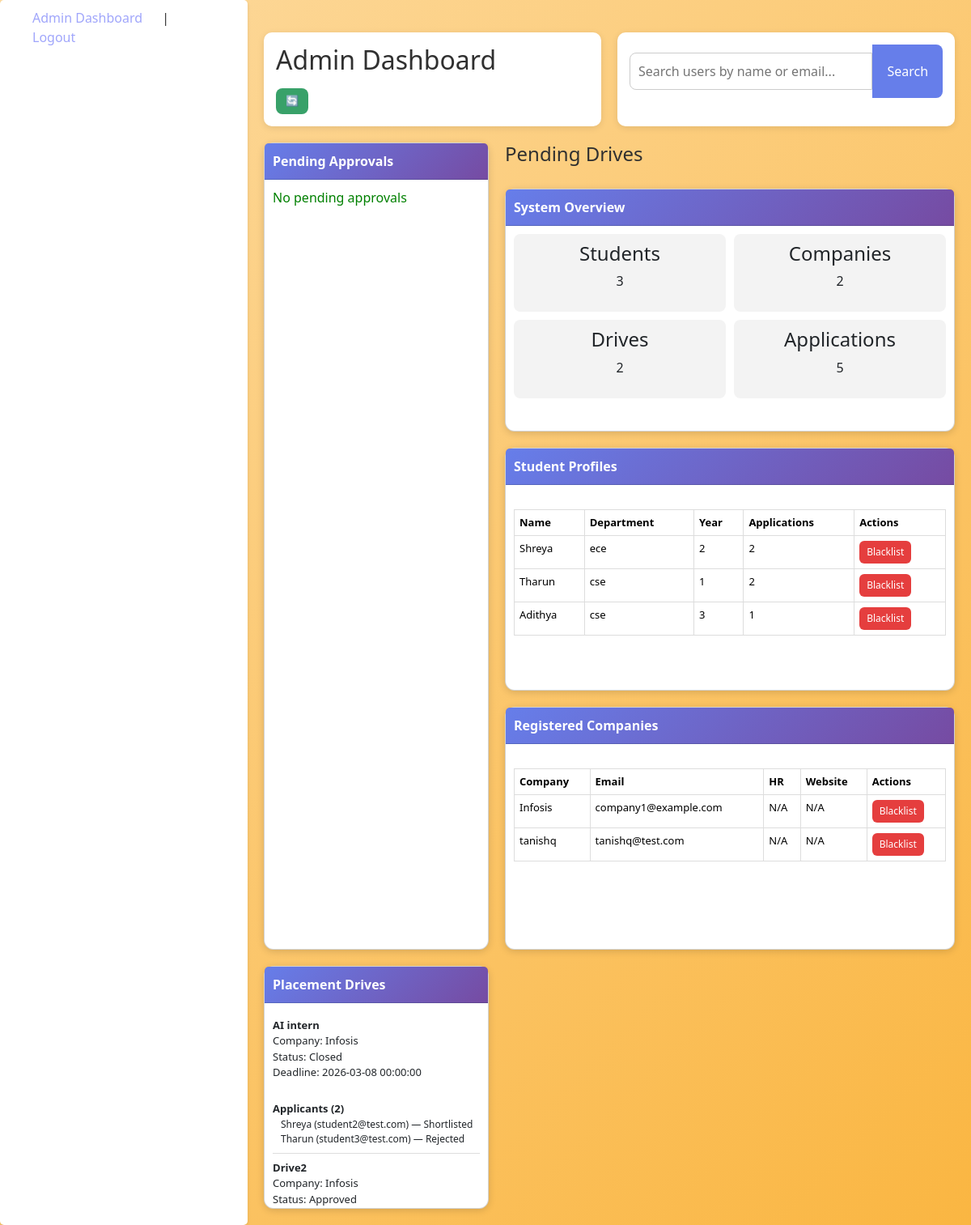
The app's page /admin/dashboard (signed in) with its own data.
### app.py (models this page shows)
class User(db.Model, UserMixin):
    id = db.Column(db.Integer, primary_key=True)
    email = db.Column(db.String(120), unique=True, nullable=False)
    password = db.Column(db.String(255), nullable=False)
    role = db.Column(db.String(50), nullable=False)
    name = db.Column(db.String(100), nullable=False)
    is_approved = db.Column(db.Boolean, default=False)
    is_active = db.Column(db.Boolean, default=True)

class studentProfile(db.Model):
    id = db.Column(db.Integer, primary_key=True)
    user_id = db.Column(db.Integer, db.ForeignKey('user.id'), nullable=False)
    roll_number = db.Column(db.String(20), nullable=True)
    department = db.Column(db.String(50), nullable=True)
    year_of_study = db.Column(db.Integer, nullable=True)

class placementDrive(db.Model):
    __tablename__ = 'placementDrive'
    id = db.Column(db.Integer, primary_key=True)
    company_name = db.Column(db.String(100), nullable=False)
    job_role = db.Column(db.String(100), nullable=False)
    description = db.Column(db.Text, nullable=False)
    eligibility_criteria = db.Column(db.Text, nullable=False)
    application_deadline = db.Column(db.DateTime, nullable=False)
    status = db.Column(db.String(50), default='Pending')
    company_id = db.Column(db.Integer, db.ForeignKey('user.id'), nullable=False)

class Application(db.Model):
    id = db.Column(db.Integer, primary_key=True)
    student_id = db.Column(db.Integer, db.ForeignKey('user.id'), nullable=False)
    drive_id = db.Column(db.Integer, db.ForeignKey('placementDrive.id'), nullable=False)
    status = db.Column(db.String(50), default='Applied')
    applied_on = db.Column(db.DateTime, default=datetime.utcnow)
    student = db.relationship('User', backref='applications')
    drive = db.relationship('placementDrive', backref='applications')

### app.py (the view)
@app.route('/admin/dashboard')
@login_required
def admin_dashboard():
    if current_user.role != 'admin':
        return redirect(url_for('login'))
    stats = {
        'students': User.query.filter_by(role='student').count(),
        'companies': User.query.filter_by(role='company').count(),
        'drives': placementDrive.query.count(),
        'applications': Application.query.count()
    }
    pending_users = User.query.filter_by(is_approved=False, is_active=True).all()
    pending_drives = placementDrive.query.filter_by(status='Pending').all()
    all_users = User.query.filter(User.role != 'admin').all()
    all_drives = placementDrive.query.all()
    applications_count = {
    u.id: Application.query.filter_by(student_id=u.id).count()
    for u in all_users
    }
    student_profiles = {p.user_id: p for p in studentProfile.query.all()}
    company_profiles = {p.user_id: p for p in companyProfile.query.all()}
    return render_template(
        'admin_dash.html',
        stats=stats,
        pending_users=pending_users,
        pending_drives=pending_drives,
        all_users=all_users,
        all_drives=all_drives,
        student_profiles=student_profiles,
        company_profiles=company_profiles,
        applications_count=applications_count
    )

### app.py (called while the page is built)
@login_manager.user_loader
def load_user(user_id):
    return User.query.get(int(user_id))

### templates/admin_dash.html (shortened to what this page needs)
{% extends 'base.html' %}
{% block content %}
<div class="dashboard-wrapper">
<div class="header-row">
<div class="title-card">
<h2>Admin Dashboard</h2>
<a href="{{ url_for('admin_dashboard') }}" class="refresh-btn">
🔄
</a>
</div>
<div class="search-card">
<form method="GET" action="{{ url_for('search_users') }}">
<div style="display:flex">
<input type="text" name="q"
placeholder="Search users by name or email..."
style="flex:1;padding:10px;border:1px solid #ccc;border-radius:8px 0 0 8px">
<button type="submit"
style="padding:10px 18px;background:#667eea;color:white;border:none;border-radius:0 8px 8px 0">
Search
</button>
</div>
</form>
</div>
</div>
<div class="dashboard-grid">
<div class="card large-card">
<div class="card-header">
Pending Approvals
</div>
<div class="card-body scrollable">
{% if pending_users %}
{% for user in pending_users %}
<div class="list-item">
<strong>{{ user.name }}</strong>
<br>
<small>{{ user.email }}</small>
<div style="margin-top:6px">
<a href="{{ url_for('approve_user', user_id=user.id) }}"
class="btn success">Approve</a>
<a href="{{ url_for('reject_user', user_id=user.id) }}"
class="btn danger">Reject</a>
</div>
</div>
{% endfor %}
{% else %}
<p style="color:green">No pending approvals</p>
{% endif %}
</div>
</div>
<h4>Pending Drives</h4>
<div class="card">
<div class="card-header">
System Overview
</div>
<div class="card-body stats-grid">
<div class="stat-box">
<h4>Students</h4>
<p>{{ stats.students }}</p>
</div>
<div class="stat-box">
<h4>Companies</h4>
<p>{{ stats.companies }}</p>
</div>
<div class="stat-box">
<h4>Drives</h4>
<p>{{ stats.drives }}</p>
</div>
<div class="stat-box">
<h4>Applications</h4>
<p>{{ stats.applications }}</p>
</div>
</div>
</div>
<div class="card">
<div class="card-header">
Student Profiles
</div>
<div class="card-body scrollable">
<table class="table">
<tr>
<th>Name</th>
<th>Department</th>
<th>Year</th>
<th>Applications</th>
<th>Actions</th>
</tr>
{% for user in all_users if user.role == 'student' %}
{% set profile = student_profiles.get(user.id) %}
<tr>
<td>{{ user.name }}</td>
<td>
{{ profile.department if profile else "N/A" }}
</td>
<td>
{{ profile.year_of_study if profile else "N/A" }}
</td>
<td>
{{ applications_count.get(user.id,0) }}
</td>
<td>
{% if user.is_active %}
<a href="{{ url_for('blacklist_user', user_id=user.id) }}"
class="btn danger">Blacklist</a>
{% else %}
<a href="{{ url_for('unblacklist_user', user_id=user.id) }}"
class="btn success">Unblacklist</a>
{% endif %}
</td>
</tr>
{% endfor %}
</table>
</div>
</div>
<div class="card">
<div class="card-header">
Registered Companies
</div>
<div class="card-body scrollable">
<table class="table">
<tr>
<th>Company</th>
<th>Email</th>
<th>HR</th>
<th>Website</th>
<th>Actions</th>
</tr>
{% for user in all_users if user.role == 'company' %}
{% set profile = company_profiles.get(user.id) %}
<tr>
<td>{{ user.name }}</td>
<td>{{ user.email }}</td>
<td>{{ profile.hr if profile else "N/A" }}</td>
<td>{{ profile.website if profile else "N/A" }}</td>
<td>
{% if user.is_active %}
<a href="{{ url_for('blacklist_user', user_id=user.id) }}"
class="btn danger">Blacklist</a>
{% else %}
<a href="{{ url_for('unblacklist_user', user_id=user.id) }}"
class="btn success">Unblacklist</a>
{% endif %}
</td>
</tr>
{% endfor %}
</table>
</div>
</div>
<div class="card">
<div class="card-header">
Placement Drives
</div>
<div class="card-body scrollable">
{% for drive in all_drives %}
<div class="drive-item">
<strong>{{ drive.job_role }}</strong>
<br>
Company: {{ drive.company_name }}
<br>
Status: {{ drive.status }}
<br>
Deadline: {{ drive.application_deadline }}
<br>
<b>Applicants ({{ drive.applications|length }})</b>
<div class="applicants">
{% for app in drive.applications %}
<div class="applicant">
{{ app.student.name }}
({{ app.student.email }})
— {{ app.status }}
</div>
{% else %}
<div>No applicants</div>
{% endfor %}
</div>
</div>
{% endfor %}
</div>
</div>
</div>
</div>
{% endblock %}

### templates/base.html (style rules this page uses)
* { margin: 0; padding: 0; box-sizing: border-box; }
body { font-family: 'Segoe UI', Tahoma, Geneva, Verdana, sans-serif; background: linear-gradient(135deg,#fdda9e 0%, #fab642 100%); min-height: 100vh; display: flex; color: #303030; }
table { width: 100%; border-collapse: collapse; margin-top: 20px; }
table th, table td { border: 1px solid #ddd; padding: 8px; text-align: left; }
table th { background-color: #f2f2f2; }
button { background-color: #a0a6fb; color: #fff; border: none; padding: 10px 20px; border-radius: 25px; cursor: pointer; transition: all 0.3s ease; }
form input, form select { width: 100%; padding: 10px; margin: 10px 0; border: 1px solid #ccc; border-radius: 5px; }
.stats-grid { display:grid; grid-template-columns:repeat(4,1fr); gap:20px; margin-bottom:30px; }
table { width:100%; border-collapse:collapse; }
th,td { padding:10px; border:1px solid #ddd; }
th { background:#667eea; color:white; }
.dashboard-grid { display:grid; grid-template-columns: 1fr 2fr; grid-gap:20px; margin-top:20px; }
.card { background:white; border-radius:12px; box-shadow:0 3px 8px rgba(0,0,0,0.15); display:flex; flex-direction:column; height:300px; }
.large-card { grid-row: span 4; height:100%; }
.card-header { background:linear-gradient(135deg,#667eea,#764ba2); color:white; padding:12px; border-radius:12px 12px 0 0; }
.card-body { padding:10px; flex:1; }
.scrollable { overflow-y:auto; }
.stats-grid { display:grid; grid-template-columns:repeat(2,1fr); gap:10px; }
.stat-box { background:#f3f4f6; padding:10px; border-radius:8px; text-align:center; }
.drive-item { border-bottom:1px solid #ddd; padding:8px 0; }

### templates/admin_dash.html (style rules this page uses)
.dashboard-wrapper { max-width:1400px; margin:auto; padding:20px; }
.header-row { display:flex; gap:20px; margin-bottom:20px; }
.title-card,.search-card { flex:1; background:white; padding:15px; border-radius:10px; box-shadow:0 2px 8px rgba(0,0,0,0.1); }
.dashboard-grid { display:grid; grid-template-columns:1fr 2fr; gap:20px; }
.card { background:white; border-radius:12px; box-shadow:0 2px 10px rgba(0,0,0,0.15); display:flex; flex-direction:column; height:300px; }
.large-card { grid-row:span 4; height:100%; }
.card-header { background:linear-gradient(135deg,#667eea,#764ba2); color:white; padding:10px; border-radius:12px 12px 0 0; font-weight:600; }
.card-body { padding:10px; flex:1; }
.scrollable { overflow-y:auto; }
.stats-grid { display:grid; grid-template-columns:repeat(2,1fr); gap:10px; }
.stat-box { background:#f3f3f3; padding:10px; border-radius:8px; text-align:center; }
.table { width:100%; border-collapse:collapse; font-size:13px; }
.table th,.table td { border:1px solid #ddd; padding:6px; }
.drive-item { border-bottom:1px solid #ddd; padding:8px 0; font-size:13px; }
.applicant { font-size:12px; padding-left:10px; }
.btn { padding:4px 8px; border-radius:6px; text-decoration:none; font-size:12px; }
.danger { background:#e53e3e; color:white; }
.refresh-btn { display:inline-block; margin-top:8px; padding:6px 12px; background:#38a169; color:white; border-radius:8px; text-decoration:none; font-size:13px; }

### records on screen
User: name "Shreya", get "2"
studentProfile: department "ece", year_of_study "2"
User: name "Tharun", get "2"
studentProfile: department "cse", year_of_study "1"
User: name "Adithya", get "1"
studentProfile: department "cse", year_of_study "3"
User: name "Infosis", email "company1@example.com", hr "N/A", website "N/A"
User: name "tanishq", email "tanishq@test.com", hr "N/A", website "N/A"
placementDrive: job_role "AI intern", company_name "Infosis", status "Closed", application_deadline "2026-03-08 00:00:00", applications|length "2"
Application: student.name "Shreya", student.email "student2@test.com", status "Shortlisted"
Application: student.name "Tharun", student.email "student3@test.com", status "Rejected"
placementDrive: job_role "Drive2", company_name "Infosis", status "Approved"

### other values on screen
{{ stats.students }} "3"
{{ stats.companies }} "2"
{{ stats.drives }} "2"
{{ stats.applications }} "5"
